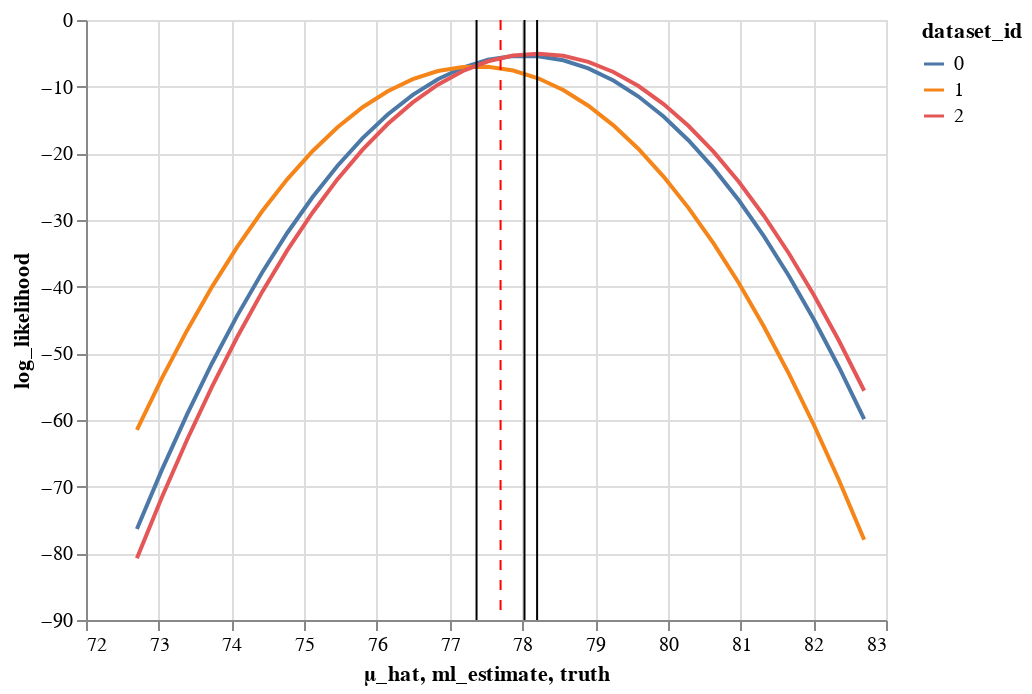

Write notebook code for a chart like this one.
### Code cell
chart_lines + chart_ml_estimates + chart_rule

### Figure 1 — Vega-Lite specification as saved in the notebook (floating-point values rounded to 4 significant figures)
{"config": {"view": {"continuousWidth": 400, "continuousHeight": 300}}, "layer": [{"data": {"name": "data-56dba6403a9557a0098f3be29e2d410e"}, "mark": "line", "encoding": {"color": {"field": "dataset_id", "type": "nominal"}, "x": {"field": "μ_hat", "type": "quantitative"}, "y": {"field": "log_likelihood", "type": "quantitative"}}}, {"data": {"name": "data-82f2ab1a8cccecda854e975f474bff1a"}, "mark": "rule", "encoding": {"x": {"field": "ml_estimate", "type": "quantitative"}}}, {"data": {"name": "data-389c9af588664bb06dc085e8b6c51ecc"}, "mark": {"type": "rule", "color": "red", "strokeDash": [5, 5]}, "encoding": {"x": {"field": "truth", "type": "quantitative"}}}], "$schema": "https://vega.github.io/schema/vega-lite/v4.17.0.json", "datasets": {"data-56dba6403a9557a0098f3be29e2d410e": [{"μ_hat": 72.7, "log_likelihood": -76.34, "first_order_derivative": 26.65, "second_order_derivative": -5.0, "dataset_id": 0}, {"μ_hat": 73.04, "log_likelihood": -67.45, "first_order_derivative": 24.92, "second_order_derivative": -5.0, "dataset_id": 0}, {"μ_hat": 73.39, "log_likelihood": -59.15, "first_order_derivative": 23.2, "second_order_derivative": -5.0, "dataset_id": 0}, {"μ_hat": 73.73, "log_likelihood": -51.45, "first_order_derivative": 21.47, "second_order_derivative": -5.0, "dataset_id": 0}, {"μ_hat": 74.08, "log_likelihood": -44.34, "first_order_derivative": 19.75, "second_order_derivative": -5.0, "dataset_id": 0}, {"μ_hat": 74.42, "log_likelihood": -37.83, "first_order_derivative": 18.03, "second_order_derivative": -5.0, "dataset_id": 0}, {"μ_hat": 74.77, "log_likelihood": -31.91, "first_order_derivative": 16.3, "second_order_derivative": -5.0, "dataset_id": 0}, {"μ_hat": 75.11, "log_likelihood": -26.59, "first_order_derivative": 14.58, "second_order_derivative": -5.0, "dataset_id": 0}, {"μ_hat": 75.46, "log_likelihood": -21.86, "first_order_derivative": 12.85, "second_order_derivative": -5.0, "dataset_id": 0}, {"μ_hat": 75.8, "log_likelihood": -17.72, "first_order_derivative": 11.13, "second_order_derivative": -5.0, "dataset_id": 0}, {"μ_hat": 76.15, "log_likelihood": -14.18, "first_order_derivative": 9.405, "second_order_derivative": -5.0, "dataset_id": 0}, {"μ_hat": 76.49, "log_likelihood": -11.24, "first_order_derivative": 7.681, "second_order_derivative": -5.0, "dataset_id": 0}, {"μ_hat": 76.84, "log_likelihood": -8.884, "first_order_derivative": 5.956, "second_order_derivative": -5.0, "dataset_id": 0}, {"μ_hat": 77.18, "log_likelihood": -7.127, "first_order_derivative": 4.232, "second_order_derivative": -5.0, "dataset_id": 0}, {"μ_hat": 77.53, "log_likelihood": -5.965, "first_order_derivative": 2.508, "second_order_derivative": -5.0, "dataset_id": 0}, {"μ_hat": 77.87, "log_likelihood": -5.398, "first_order_derivative": 0.7841, "second_order_derivative": -5.0, "dataset_id": 0}, {"μ_hat": 78.22, "log_likelihood": -5.424, "first_order_derivative": -0.9401, "second_order_derivative": -5.0, "dataset_id": 0}, {"μ_hat": 78.56, "log_likelihood": -6.046, "first_order_derivative": -2.664, "second_order_derivative": -5.0, "dataset_id": 0}, {"μ_hat": 78.91, "log_likelihood": -7.262, "first_order_derivative": -4.388, "second_order_derivative": -5.0, "dataset_id": 0}, {"μ_hat": 79.25, "log_likelihood": -9.072, "first_order_derivative": -6.112, "second_order_derivative": -5.0, "dataset_id": 0}, {"μ_hat": 79.6, "log_likelihood": -11.48, "first_order_derivative": -7.837, "second_order_derivative": -5.0, "dataset_id": 0}, {"μ_hat": 79.94, "log_likelihood": -14.48, "first_order_derivative": -9.561, "second_order_derivative": -5.0, "dataset_id": 0}, {"μ_hat": 80.29, "log_likelihood": -18.07, "first_order_derivative": -11.28, "second_order_derivative": -5.0, "dataset_id": 0}, {"μ_hat": 80.63, "log_likelihood": -22.26, "first_order_derivative": -13.01, "second_order_derivative": -5.0, "dataset_id": 0}, {"μ_hat": 80.98, "log_likelihood": -27.04, "first_order_derivative": -14.73, "second_order_derivative": -5.0, "dataset_id": 0}, {"μ_hat": 81.32, "log_likelihood": -32.42, "first_order_derivative": -16.46, "second_order_derivative": -5.0, "dataset_id": 0}, {"μ_hat": 81.67, "log_likelihood": -38.39, "first_order_derivative": -18.18, "second_order_derivative": -5.0, "dataset_id": 0}, {"μ_hat": 82.01, "log_likelihood": -44.96, "first_order_derivative": -19.91, "second_order_derivative": -5.0, "dataset_id": 0}, {"μ_hat": 82.36, "log_likelihood": -52.12, "first_order_derivative": -21.63, "second_order_derivative": -5.0, "dataset_id": 0}, {"μ_hat": 82.7, "log_likelihood": -59.88, "first_order_derivative": -23.35, "second_order_derivative": -5.0, "dataset_id": 0}, {"μ_hat": 72.7, "log_likelihood": -61.47, "first_order_derivative": 23.35, "second_order_derivative": -5.0, "dataset_id": 1}, {"μ_hat": 73.04, "log_likelihood": -53.72, "first_order_derivative": 21.63, "second_order_derivative": -5.0, "dataset_id": 1}, {"μ_hat": 73.39, "log_likelihood": -46.56, "first_order_derivative": 19.9, "second_order_derivative": -5.0, "dataset_id": 1}, {"μ_hat": 73.73, "log_likelihood": -39.99, "first_order_derivative": 18.18, "second_order_derivative": -5.0, "dataset_id": 1}, {"μ_hat": 74.08, "log_likelihood": -34.02, "first_order_derivative": 16.45, "second_order_derivative": -5.0, "dataset_id": 1}, {"μ_hat": 74.42, "log_likelihood": -28.65, "first_order_derivative": 14.73, "second_order_derivative": -5.0, "dataset_id": 1}, {"μ_hat": 74.77, "log_likelihood": -23.87, "first_order_derivative": 13.01, "second_order_derivative": -5.0, "dataset_id": 1}, {"μ_hat": 75.11, "log_likelihood": -19.68, "first_order_derivative": 11.28, "second_order_derivative": -5.0, "dataset_id": 1}, {"μ_hat": 75.46, "log_likelihood": -16.09, "first_order_derivative": 9.557, "second_order_derivative": -5.0, "dataset_id": 1}, {"μ_hat": 75.8, "log_likelihood": -13.09, "first_order_derivative": 7.833, "second_order_derivative": -5.0, "dataset_id": 1}, {"μ_hat": 76.15, "log_likelihood": -10.68, "first_order_derivative": 6.109, "second_order_derivative": -5.0, "dataset_id": 1}, {"μ_hat": 76.49, "log_likelihood": -8.874, "first_order_derivative": 4.384, "second_order_derivative": -5.0, "dataset_id": 1}, {"μ_hat": 76.84, "log_likelihood": -7.66, "first_order_derivative": 2.66, "second_order_derivative": -5.0, "dataset_id": 1}, {"μ_hat": 77.18, "log_likelihood": -7.039, "first_order_derivative": 0.9361, "second_order_derivative": -5.0, "dataset_id": 1}, {"μ_hat": 77.53, "log_likelihood": -7.014, "first_order_derivative": -0.788, "second_order_derivative": -5.0, "dataset_id": 1}, {"μ_hat": 77.87, "log_likelihood": -7.583, "first_order_derivative": -2.512, "second_order_derivative": -5.0, "dataset_id": 1}, {"μ_hat": 78.22, "log_likelihood": -8.746, "first_order_derivative": -4.236, "second_order_derivative": -5.0, "dataset_id": 1}, {"μ_hat": 78.56, "log_likelihood": -10.5, "first_order_derivative": -5.96, "second_order_derivative": -5.0, "dataset_id": 1}, {"μ_hat": 78.91, "log_likelihood": -12.86, "first_order_derivative": -7.685, "second_order_derivative": -5.0, "dataset_id": 1}, {"μ_hat": 79.25, "log_likelihood": -15.8, "first_order_derivative": -9.409, "second_order_derivative": -5.0, "dataset_id": 1}, {"μ_hat": 79.6, "log_likelihood": -19.35, "first_order_derivative": -11.13, "second_order_derivative": -5.0, "dataset_id": 1}, {"μ_hat": 79.94, "log_likelihood": -23.48, "first_order_derivative": -12.86, "second_order_derivative": -5.0, "dataset_id": 1}, {"μ_hat": 80.29, "log_likelihood": -28.21, "first_order_derivative": -14.58, "second_order_derivative": -5.0, "dataset_id": 1}, {"μ_hat": 80.63, "log_likelihood": -33.54, "first_order_derivative": -16.31, "second_order_derivative": -5.0, "dataset_id": 1}, {"μ_hat": 80.98, "log_likelihood": -39.46, "first_order_derivative": -18.03, "second_order_derivative": -5.0, "dataset_id": 1}, {"μ_hat": 81.32, "log_likelihood": -45.97, "first_order_derivative": -19.75, "second_order_derivative": -5.0, "dataset_id": 1}, {"μ_hat": 81.67, "log_likelihood": -53.08, "first_order_derivative": -21.48, "second_order_derivative": -5.0, "dataset_id": 1}, {"μ_hat": 82.01, "log_likelihood": -60.78, "first_order_derivative": -23.2, "second_order_derivative": -5.0, "dataset_id": 1}, {"μ_hat": 82.36, "log_likelihood": -69.08, "first_order_derivative": -24.93, "second_order_derivative": -5.0, "dataset_id": 1}, {"μ_hat": 82.7, "log_likelihood": -77.97, "first_order_derivative": -26.65, "second_order_derivative": -5.0, "dataset_id": 1}, {"μ_hat": 72.7, "log_likelihood": -80.75, "first_order_derivative": 27.51, "second_order_derivative": -5.0, "dataset_id": 2}, {"μ_hat": 73.04, "log_likelihood": -71.56, "first_order_derivative": 25.79, "second_order_derivative": -5.0, "dataset_id": 2}, {"μ_hat": 73.39, "log_likelihood": -62.96, "first_order_derivative": 24.07, "second_order_derivative": -5.0, "dataset_id": 2}, {"μ_hat": 73.73, "log_likelihood": -54.96, "first_order_derivative": 22.34, "second_order_derivative": -5.0, "dataset_id": 2}, {"μ_hat": 74.08, "log_likelihood": -47.56, "first_order_derivative": 20.62, "second_order_derivative": -5.0, "dataset_id": 2}, {"μ_hat": 74.42, "log_likelihood": -40.74, "first_order_derivative": 18.89, "second_order_derivative": -5.0, "dataset_id": 2}, {"μ_hat": 74.77, "log_likelihood": -34.53, "first_order_derivative": 17.17, "second_order_derivative": -5.0, "dataset_id": 2}, {"μ_hat": 75.11, "log_likelihood": -28.9, "first_order_derivative": 15.44, "second_order_derivative": -5.0, "dataset_id": 2}, {"μ_hat": 75.46, "log_likelihood": -23.88, "first_order_derivative": 13.72, "second_order_derivative": -5.0, "dataset_id": 2}, {"μ_hat": 75.8, "log_likelihood": -19.44, "first_order_derivative": 12.0, "second_order_derivative": -5.0, "dataset_id": 2}, {"μ_hat": 76.15, "log_likelihood": -15.6, "first_order_derivative": 10.27, "second_order_derivative": -5.0, "dataset_id": 2}, {"μ_hat": 76.49, "log_likelihood": -12.36, "first_order_derivative": 8.548, "second_order_derivative": -5.0, "dataset_id": 2}, {"μ_hat": 76.84, "log_likelihood": -9.707, "first_order_derivative": 6.824, "second_order_derivative": -5.0, "dataset_id": 2}, {"μ_hat": 77.18, "log_likelihood": -7.651, "first_order_derivative": 5.1, "second_order_derivative": -5.0, "dataset_id": 2}, {"μ_hat": 77.53, "log_likelihood": -6.189, "first_order_derivative": 3.376, "second_order_derivative": -5.0, "dataset_id": 2}, {"μ_hat": 77.87, "log_likelihood": -5.323, "first_order_derivative": 1.652, "second_order_derivative": -5.0, "dataset_id": 2}, {"μ_hat": 78.22, "log_likelihood": -5.05, "first_order_derivative": -0.07261, "second_order_derivative": -5.0, "dataset_id": 2}, {"μ_hat": 78.56, "log_likelihood": -5.373, "first_order_derivative": -1.797, "second_order_derivative": -5.0, "dataset_id": 2}, {"μ_hat": 78.91, "log_likelihood": -6.29, "first_order_derivative": -3.521, "second_order_derivative": -5.0, "dataset_id": 2}, {"μ_hat": 79.25, "log_likelihood": -7.801, "first_order_derivative": -5.245, "second_order_derivative": -5.0, "dataset_id": 2}, {"μ_hat": 79.6, "log_likelihood": -9.907, "first_order_derivative": -6.969, "second_order_derivative": -5.0, "dataset_id": 2}, {"μ_hat": 79.94, "log_likelihood": -12.61, "first_order_derivative": -8.693, "second_order_derivative": -5.0, "dataset_id": 2}, {"μ_hat": 80.29, "log_likelihood": -15.9, "first_order_derivative": -10.42, "second_order_derivative": -5.0, "dataset_id": 2}, {"μ_hat": 80.63, "log_likelihood": -19.79, "first_order_derivative": -12.14, "second_order_derivative": -5.0, "dataset_id": 2}, {"μ_hat": 80.98, "log_likelihood": -24.28, "first_order_derivative": -13.87, "second_order_derivative": -5.0, "dataset_id": 2}, {"μ_hat": 81.32, "log_likelihood": -29.35, "first_order_derivative": -15.59, "second_order_derivative": -5.0, "dataset_id": 2}, {"μ_hat": 81.67, "log_likelihood": -35.03, "first_order_derivative": -17.31, "second_order_derivative": -5.0, "dataset_id": 2}, {"μ_hat": 82.01, "log_likelihood": -41.29, "first_order_derivative": -19.04, "second_order_derivative": -5.0, "dataset_id": 2}, {"μ_hat": 82.36, "log_likelihood": -48.16, "first_order_derivative": -20.76, "second_order_derivative": -5.0, "dataset_id": 2}, {"μ_hat": 82.7, "log_likelihood": -55.61, "first_order_derivative": -22.49, "second_order_derivative": -5.0, "dataset_id": 2}], "data-82f2ab1a8cccecda854e975f474bff1a": [{"ml_estimate": 78.03}, {"ml_estimate": 77.37}, {"ml_estimate": 78.2}], "data-389c9af588664bb06dc085e8b6c51ecc": [{"truth": 77.7}]}}
